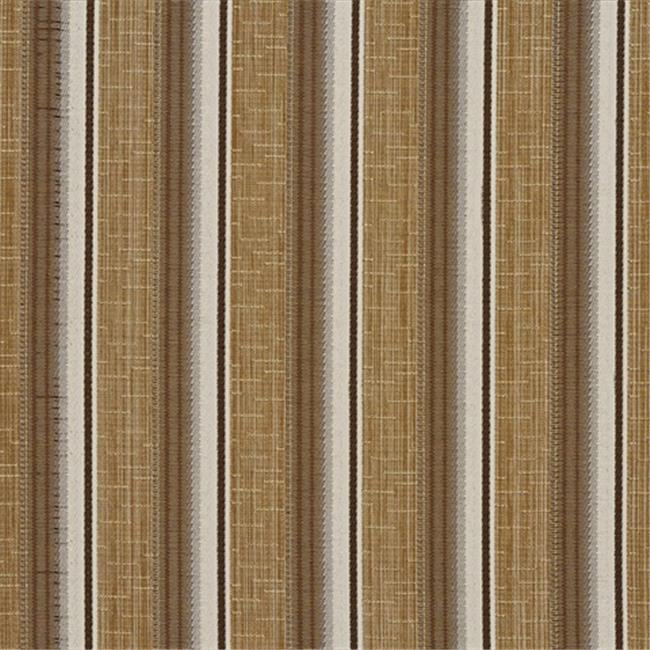
#> input picture data/bilateral.jpg, 650 x 650 px; the run also reads 1 picture not shown here
$ jupyter execute --allow-errors 8_filtering_with_convolutions.ipynb
#> lines starting #> are read from the running program, lines starting #| are printed output that depends on the picture
# Exercise 8: Filtering

https://docs.opencv.org/4.5.1/d4/d13/tutorial_py_filtering.html
https://opencv-python-tutroals.readthedocs.io/en/latest/py_tutorials/py_imgproc/py_filtering/py_filtering.html

https://docs.opencv.org/4.5.1/d5/d0f/tutorial_py_gradients.html
https://opencv-python-tutroals.readthedocs.io/en/latest/py_tutorials/py_imgproc/py_gradients/py_gradients.html

https://docs.opencv.org/4.5.1/de/dbc/tutorial_py_fourier_transform.html
https://opencv-python-tutroals.readthedocs.io/en/latest/py_tutorials/py_imgproc/py_transforms/py_fourier_transform/py_fourier_transform.html#fourier-transform

In this exercise you will learn about:
- 2D convolutions.
- Various filters that can be convolved with an image using the `cv.filter2D()` function.
- The OpenCV functions `cv.blur()`, `cv.GaussianBlur()`, `cv.medianBlur()` and `cv.bilateralFilter()` for smoothing images.
- The OpenCV functions `cv.Sobel()`, `cv.Scharr()` and `cv.Laplacian()` for finding edges (gradients) in images.
- Numpy functions `np.fft.fft2()`, `np.fft.fftshift()`, `np.fft.ifft2()` and `np.fft.ifftshift()` for Fourier Transforms.
- OpenCV functions `cv.dft()`, `cv.idft()` and `cv.getOptimalDFTSize()` for Fourier Transforms.

As a first step, let's import the python modules we need.

[cell 1]
import cv2 as cv
import numpy as np
import matplotlib.pyplot as plt

## 2D Convolutions (Image Filtering)

<p>

As in one-dimensional signals, images also can be filtered with various low-pass filters (LPF), high-pass filters (HPF), etc. LPF helps in removing noise, blurring images, etc. HPF filters help in finding edges in images.

OpenCV provides a function `cv.filter2D()` to convolve a kernel (filter) $K$ with an image. As a first example, we will try an averaging filter on an image. A 5x5 averaging filter kernel will look as below:

$$
K = \frac{1}{25}

\begin{bmatrix}
1 & 1 & 1 & 1 & 1\\
1 & 1 & 1 & 1 & 1\\
1 & 1 & 1 & 1 & 1\\
1 & 1 & 1 & 1 & 1\\
1 & 1 & 1 & 1 & 1
\end{bmatrix}
$$

The convolution operation works like this. For each pixel in the image:

1. Center the kernel on the pixel.
2. Create the weighted sum of each pixel under the kernel, i.e. multiply each pixel under kernel with the corresponding kernel value, i.e. $\frac{1}{25}$ in this case, and sum them all together, which calculates the average pixel value in this case.
3. Replace the center pixel value with the computed average.

When we flip the kernel (filter) both vertically and horizontally, then slide the flipped kernel (filter) over the entire image, applying steps 1-3 above, we are *convolving* the kernel (filter) with the image. This is the definition of a 2D  convolution. But, kernels (filters) aren't actually flipped when applied to images. Therefore, we are actually applying 2D cross-correlations, not 2D convolutions, but we will still use the term convolution (incorrectly, as everyone else does).

Normally we would also *zero-pad* the image (i.e. add rows and columns of zeros around the image) before convolving the image, so that the convolved image has the same size as the original image. Convolving a kernel with a zero-padded image is shown in the figure to the right. Notice that this kernel looks like this:

$$
K =
\begin{bmatrix}
0 & -1 & 0\\
-1 & 5 & -1\\
0 & -1 & 0
\end{bmatrix}
$$

Therefore, the colvolution of the kernel (filter) centered over the image's first pixel (top left pixel with a value of 60) is calculated as (notice the [hadamard product](https://en.wikipedia.org/wiki/Hadamard_product_(matrices)) $\odot$):

$$

\sum_{ij} \left(

\begin{bmatrix}
0 & -1 & 0\\
-1 & 5 & -1\\
0 & -1 & 0
\end{bmatrix}

\odot

\begin{bmatrix}
0 & 0 & 0\\
0 & 60 & 113\\
0 & 73 & 121
\end{bmatrix}

\right)

=

\sum_{ij} \left(

\begin{bmatrix}
0*0 & -1*0 & 0*0\\
-1*0 & 5*60 & -1*113\\
0*0 & -1*73 & 0*121
\end{bmatrix}

\right)

= 5*60 + (-1)*113 + (-1)*73

= 114

$$
</p>

---

Let's implement our own convolution function so we know how it works, before using OpenCV's `cv.filter2D()` function.

[cell 2]
# The convolve function:
# - flips the kernel (filter)
# - zero pads the image
# - centers the kernel on each pixel in the image
# - computes the weighted sum of the kernel and image patch
def convolve(image, kernel, flip_kernel=False):
#> called with image = array of shape (5, 5), kernel = array of shape (3, 3), flip_kernel = False
    K = kernel.copy()
    if flip_kernel:
        K = np.flip(kernel)
    padding = kernel.shape[0] // 2
    I = np.pad(image, (padding,), 'constant', constant_values=(0,))
    img_convolved = np.zeros(image.shape)

    n_rows, n_cols = I.shape
    for row in range(padding, n_rows-padding):
        for col in range(padding, n_cols-padding):
            img_convolved[row-padding, col-padding] = np.sum(K * I[row-padding:row+padding+1, col-padding:col+padding+1])

    return img_convolved

# Let's create the same image as the example in the text above
image = np.array([
    [ 60, 113,  56, 139,  85],
    [ 73, 121,  54,  84, 128],
    [131,  99,  70, 129, 127],
    [ 80,  57, 115,  69, 134],
    [104, 126, 123,  95, 130],
], dtype=np.float32)

# Let's create the same kernel as the example in the text above
kernel = np.array([
    [ 0, -1,  0],
    [-1,  5, -1],
    [ 0, -1,  0]
], dtype=np.float32)

# Now, let's use convolve function to convolve the kernel over the image
result = convolve(image, kernel)

# We get the same result as the example in the text above
result

Lets try the same kernel and image with OpenCV's built-in function `cv.filter2D()`.

`filter2D(src, ddepth, kernel[, dst[, anchor[, delta[, borderType]]]]) -> dst`
- `src` is the input image.
- `ddepth` is the pixel depth of the destination image (if set to `-1`, the destination image depth = source image depth).
- `kernel` is the filter kernel.
- `borderType` is the type of padding we want to use (`cv.BORDER_CONSTANT` gives us zero padding).

The function returns the convolved image. See [this link](https://docs.opencv.org/4.5.1/d4/d86/group__imgproc__filter.html#ga27c049795ce870216ddfb366086b5a04) for more information about the `cv.filter2D()` function.

[cell 3]
# Use OpenCV's 'filter2D()' function with the same image, kernel and zero padding
dst = cv.filter2D(image, -1, kernel, borderType=cv.BORDER_CONSTANT)

# Did we get the same result using OpenCV's function and our own implementation?
print(f"OpenCV's function and our implementation yielded the same result: {np.all(result == dst)}")

Let's try the averaging kernel from the text above with another image.

[cell 4]
# Read in the OpenCV logo
img = cv.imread('../data/opencv-logo-white.png')

# Define the averaging kernel
kernel = np.ones((5,5), np.float32) / 25

# Filter the image (the kernel is convolved with each color channel separately)
#> (the rest of this cell did not finish here and is left out)

## Image Blurring (Image Smoothing)

Image blurring is achieved by convolving the image with a low-pass filter kernel. It is useful for removing noise. It actually removes high frequency content (eg: noise, edges) from the image. So edges are blurred a little bit in this operation (there are also blurring techniques which don't blur the edges). OpenCV provides four main types of blurring techniques.

### 1. Averaging

This is done by convolving an image with a normalized box filter. It simply takes the average of all the pixels under the kernel area and replaces the central element's value with the average. This is done by the function [cv.blur()](https://docs.opencv.org/4.5.1/d4/d86/group__imgproc__filter.html#ga8c45db9afe636703801b0b2e440fce37) or [cv.boxFilter()](https://docs.opencv.org/4.5.1/d4/d86/group__imgproc__filter.html#gad533230ebf2d42509547d514f7d3fbc3). Check the OpenCv documentation for more details.

`cv.blur(src, ksize[, dst[, anchor[, borderType]]]) -> dst`

`cv.boxFilter(src, ddepth, ksize[, dst[, anchor[, normalize[, borderType]]]]) -> dst`

We should, at least specify the image `src`, and the width and height of the kernel `ksize`. A 3x3 normalized box filter would look like the below:

$$
K = \frac{1}{9}

\begin{bmatrix}
1 & 1 & 1\\
1 & 1 & 1\\
1 & 1 & 1
\end{bmatrix}
$$

If you don't want to use a normalized box filter, use `cv.boxFilter()`. Pass an argument `normalize=False` to the function.

Let's look at an example with a kernel size of 5x5 using the `cv.blur()` function:

[cell 5]
# Read in the OpenCv logo
img = cv.imread('../data/opencv-logo-white.png')

# Blur the image with a 5x5 kernel
#> (the rest of this cell did not finish here and is left out)

### 2. Gaussian Blurring

In this method, instead of a box filter, a Gaussian kernel is used. It is done with the function, [cv.GaussianBlur()](https://docs.opencv.org/4.5.1/d4/d86/group__imgproc__filter.html#gaabe8c836e97159a9193fb0b11ac52cf1). We should specify the width and height of the kernel which should be positive and odd. We also should specify the standard deviation in the X and Y directions, sigmaX and sigmaY respectively. If only sigmaX is specified, sigmaY is taken as the same as sigmaX. If both are given as zeros, they are calculated from the kernel size. Gaussian blurring is highly effective in removing Gaussian noise from an image.

`GaussianBlur(src, ksize, sigmaX[, dst[, sigmaY[, borderType]]]) -> dst`
- `src` is the imput image.
- `ksize` is the Gaussian kernel size (width, height), which must be positive and odd.
- `sigmaX` is the Gaussian kernel standard deviation in the X direction.
- `sigmaY` is the Gaussian kernel standard deviation in the Y direction.
- `borderType` is the border pixel extrapolation method, e.g. `cv.BORDER_CONSTANT`.

The function returns the blurred image as `dst`. Note that you supply a value of zero for `sigmaX` and skip `sigmaY` if you want the standard deviations to be automatically computed by the kernel size `ksize`.

If you want, you can create a Gaussian kernel with the function, [cv.getGaussianKernel()](https://docs.opencv.org/4.5.1/d4/d86/group__imgproc__filter.html#gac05a120c1ae92a6060dd0db190a61afa).

`getGaussianKernel(ksize, sigma[, ktype]) -> retval`
- `ksize` is the aperture (kernel) size, which should be positive and odd, e.g. 5.
- `sigma` is the Gaussian standard deviation, which if non-positive is computed as `sigma = 0.3*((ksize-1)*0.5 - 1) + 0.8`.
- `ktype` is the type of filter coefficients (`cv.CV_32F` or `cv.CV_64F `), i.e. 32-bit or 64-bit floats.

The function returns a Gaussian kernel (filter) that can be convolved with an image to blur it.

Let's apply Gaussian blurring to the OpenCV logo.

#> (a cell that did not finish here is left out)

### 3. Median Blurring

Here, the function [cv.medianBlur()](https://docs.opencv.org/4.5.1/d4/d86/group__imgproc__filter.html#ga564869aa33e58769b4469101aac458f9) takes the median of all the pixels under the kernel area, and the central element is replaced with this median value. This is highly effective against *salt-and-pepper* noise in an image (i.e. pixels of low or high intensities sprinkled throughout the image). Interestingly, in the above filters, the central element is a newly calculated value (which might be a pixel value in the image). But in median blurring, the central element is always replaced by some pixel value in the image. It reduces the noise effectively. Its kernel size should be a positive odd integer.

`cv.medianBlur(src, ksize[, dst]) -> dst`
- `src` is the input image.
- `ksize` is the kernel size (positive, odd integer).

The function returns the blurred image as `dst`.

Let's add ~50% salt and pepper noise to the image and apply median blurring.

#> (a cell that did not finish here is left out)

### 4.  Bilateral Filtering

The [cv.bilateralFilter()](https://docs.opencv.org/4.5.1/d4/d86/group__imgproc__filter.html#ga9d7064d478c95d60003cf839430737ed) is highly effective in noise removal while keeping edges sharp. But the operation is slower compared to other filters. We already saw that a Gaussian filter takes the neighbourhood around the pixel and finds its Gaussian weighted average. This Gaussian filter is a function of space alone, that is, nearby pixels are considered while filtering. It doesn't consider whether pixels have almost the same intensity. It doesn't consider whether a pixel is an edge pixel or not. So it blurs the edges also, which we don't want to do.

Bilateral filtering also takes a Gaussian filter in space, but one more Gaussian filter which is a function of pixel difference. The Gaussian function of space makes sure that only nearby pixels are considered for blurring, while the Gaussian function of intensity difference makes sure that only those pixels with similar intensities to the central pixel are considered for blurring. So it preserves the edges since pixels at edges will have large intensity variation.

`cv.bilateralFilter(src, d, sigmaColor, sigmaSpace[, dst[, borderType]]) -> dst`
- `src` is the 8-bit or floating-point, 1-channel or 3-channel input image.
- `d` is the diameter of the pixel neighborhood used during filtering (non-positive => it's computed from sigmaSpace).
- `sigmaColor` is the filter sigma (standard deviation) in the color space.
- `sigmaSpace` is the filter sigma (standard deviation) in the coordinate space.
- `borderType` is the typ of padding used for border pixels, e.g. `cv.BORDER_CONSTANT`.

The function returns the filtered image as `dst`.

See [this link](http://people.csail.mit.edu/sparis/bf_course) for more on bilateral filtering.

Let's apply bilateral filtering to a new image with distinguished lines (notice, after applying bilateral filtering, the texture on the surface is gone, but the edges are still preserved).

[cell 8]
# Read image
img = cv.imread('../data/bilateral.jpg')
#> img is the input picture: shape (650, 650, 3); mean B, G, R 95.2, 123.5, 146

# Blur the image with a 13x13 Gaussian kernel, with the standard
# deviations sigmaColor and sigmaSpace set to 100.
blur = cv.bilateralFilter(img, 13, 100, 100)

# Plot the original image and the blurred image.
plt.figure(figsize=(16,6))
plt.subplot(131),plt.imshow(img[:,:,::-1]),plt.title('Original')
plt.xticks([]), plt.yticks([])
plt.subplot(132),plt.imshow(blur[:,:,::-1]),plt.title('Blurred with cv.bilateralFilter()')
plt.xticks([]), plt.yticks([])
plt.tight_layout(pad=2.0)
plt.show()
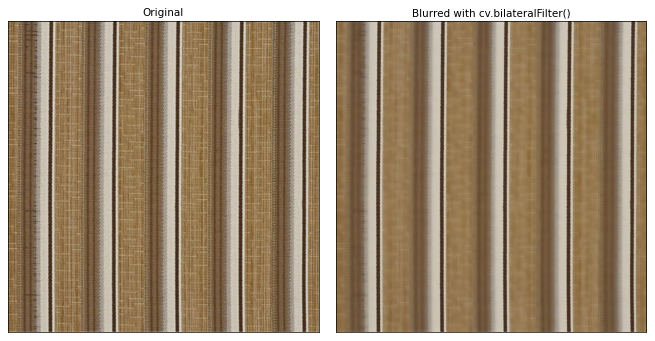
#> figure drawn by matplotlib, 2 panels

## Image gradients

Image gradients are found by convolving the image with a high-pass filter kernel. It is useful for finding edges in images (since it removes low frequency content from the image). OpenCV provides three main types of gradient (or high-pass) filters: [Sobel](https://docs.opencv.org/4.5.1/d4/d86/group__imgproc__filter.html#gacea54f142e81b6758cb6f375ce782c8d), [Scharr](https://docs.opencv.org/4.5.1/d4/d86/group__imgproc__filter.html#gaa13106761eedf14798f37aa2d60404c9) and [Laplacian](https://docs.opencv.org/4.5.1/d4/d86/group__imgproc__filter.html#gad78703e4c8fe703d479c1860d76429e6).

### 1. Sobel and Scharr Derivatives

The Sobel filter combines Gausssian smoothing with a differentiation operation, so it is more resistant to noise. You can specify the direction of derivatives to be taken, vertical or horizontal (by the arguments, `dx` and `dy` respectively). You can also specify the size of the kernel with the argument `ksize`. If `ksize = -1`, a 3x3 Scharr filter is used which gives better results than a 3x3 Sobel filter.

`cv.Sobel(src, ddepth, dx, dy[, dst[, ksize[, scale[, delta[, borderType]]]]]) -> dst`
- `src` is the input image.
- `ddepth` is the output image depth (e.g. `cv.CV_U8` for unit8 or `cv.CV_64F` for float64).
- `dx` is the order of the x derivative.
- `dy` is the order of the y derivative.
- `ksize` is the Sobel kernel size (it must be 1, 3, 5, or 7).
- `scale` is an optional scale factor for the computed derivative (by default, no scaling is applied).
- `delta` is an optional delta value that is added to the results prior to storing them in `dst`.
- `borderType` is the border pixel extrapolation method, e.g. `cv.BORDER_CONSTANT`.

The function returns the filtered images as `dst`.

Most often, the function is called with (`dx = 1`, `dy = 0`, `ksize = 3`) or (`dx = 0`, `dy = 1`, `ksize = 3`) to calculate the first x- or y- image derivative. These two cases, respectively, correspond to the following **Sobel kernels**:

$$
kernel =

\begin{bmatrix}
-1 & 0 & 1 \\
-2 & 0 & 2 \\
-1 & 0 & 1
\end{bmatrix}

\quad \& \quad

kernel =

\begin{bmatrix}
-1 & -2 & -1 \\
0 & 0 & 0 \\
1 & 2 & 1
\end{bmatrix}
$$

`cv.Scharr(src, ddepth, dx, dy[, dst[, scale[, delta[, borderType]]]]) -> dst`
- Uses the same input arguments as `cv.Sobel()` above, except for the `ksize` argument, which is always `cv.FILTER_SCHARR` (with a value of -1) and results in the following **Scharr kernels** if `dx=1, dy=0` and `dx=0, dy=1` respectively:

$$
kernel =

\begin{bmatrix}
-3 & 0 & 3 \\
-10 & 0 & 10 \\
-3 & 0 & 3
\end{bmatrix}

\quad \& \quad

\begin{bmatrix}
-3 & -10 & -3 \\
0 & 0 & 0 \\
3 & 10 & 3
\end{bmatrix}
$$

Another commonly used gradient-based operator is the [Prewitt operator](https://en.wikipedia.org/wiki/Prewitt_operator). There is no OpenCV function for this, but the Prewitt kernel can be applied using the `cv.filter2D()` function. For a 3x3 filter, the **Prewitt kernels** in the x- and y directions are as follows:

$$
kernel =

\begin{bmatrix}
-1 & 0 & 1 \\
-1 & 0 & 1 \\
-1 & 0 & 1
\end{bmatrix}

\quad \& \quad

\begin{bmatrix}
-1 & -1 & -1 \\
0 & 0 & 0 \\
1 & 1 & 1
\end{bmatrix}
$$

### 2. Laplacian Derivatives

The Laplacian filter calculates the Laplacian of the image given by the relation, $\Delta src = \frac{\partial^2 src}{\partial x^2} + \frac{\partial^2 src}{\partial y^2}$ where each derivative is found using Sobel derivatives. The Laplacian kernel filters the image in both the x and y directions simultaneously.

`cv.Laplacian(src, ddepth[, dst[, ksize[, scale[, delta[, borderType]]]]]) -> dst`
- The function uses the same input arguments as `cv.Sobel()`, except for the `dx` and `dy` arguments, which are always `dx = 2` and `dy = 2` (i.e. second order derivatives), resulting in the following **Lapacian kernel** if `ksize = 1`:

$$
kernel =

\begin{bmatrix}
0 & 1 & 0 \\
1 & -4 & 1 \\
0 & 1 & 0
\end{bmatrix}
$$

Let's apply the filters to an image and plot the results.

[cell 9]
# Read in image as grayscale
img = cv.imread('../data/sudoku.png', 0)
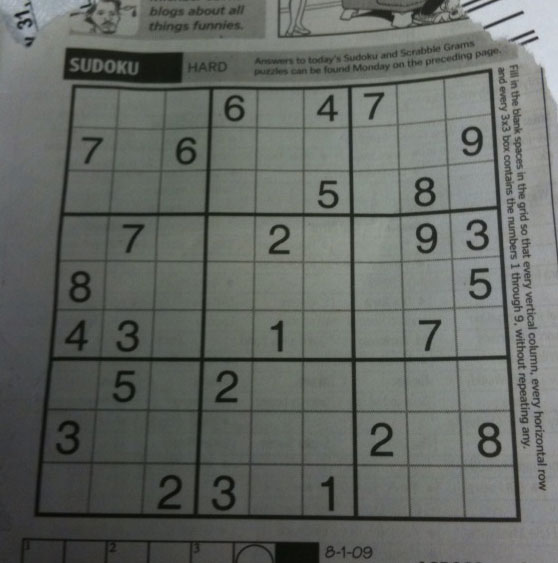
#> input picture data/sudoku.png, 558 x 563 px
#> img: shape (563, 558)

# Apply Laplacian filtering with a 64-bit float as depth.
laplacian = cv.Laplacian(img, cv.CV_64F)
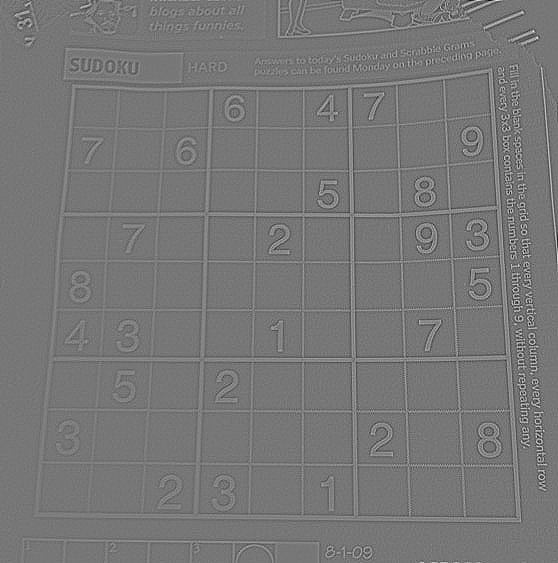
#> laplacian: shape (563, 558) float64; min -145, max 165, mean 0; drawn with min black and max white

# Apply Sobel filtering with a 64-bit float as depth and a 5x5 kernel.
# The first Sobel filter has dx=1, dy=0 (first order x devivate, no y derivative), i.e. finds vertical lines.
# The second Sobel filter has dx=0, dy=1 (no x derivative, first order y devivate), i.e. finds horizontal lines.
sobelx = cv.Sobel(img, cv.CV_64F, 1, 0, ksize=5)
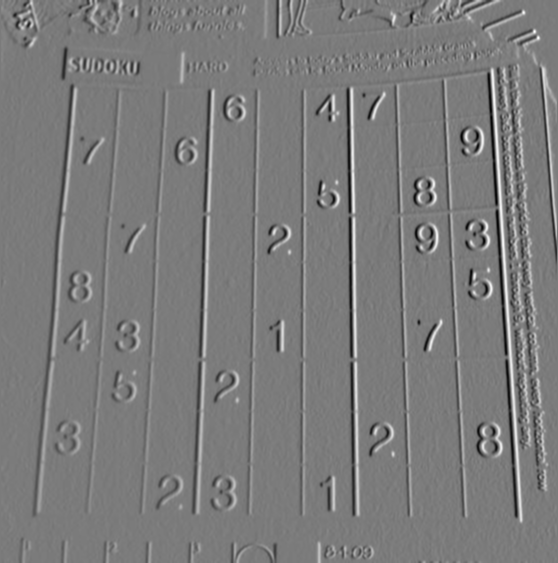
#> sobelx: shape (563, 558) float64; min -4883, max 5220, mean 16.1; drawn with min black and max white
sobely = cv.Sobel(img, cv.CV_64F, 0, 1, ksize=5)
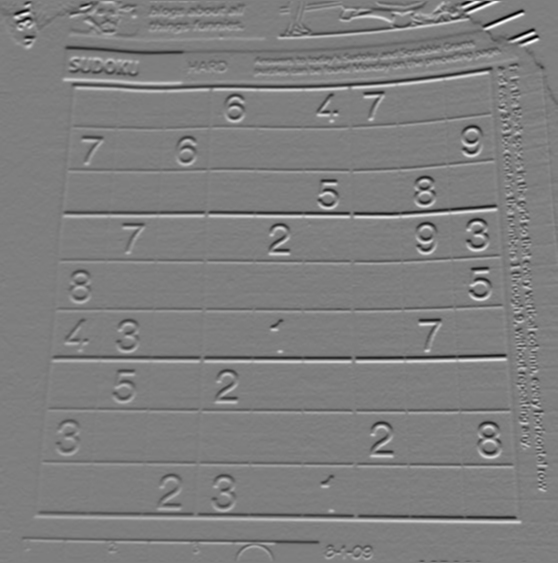
#> sobely: shape (563, 558) float64; min -5868, max 5907, mean -12.4; drawn with min black and max white

# Apply Prewitt filtering with a 64-bit float as depth and a 3x3 kernel.
# Here we design the Prewitt kernel manually, and apply the kernel with 'cv.filter2D()'.
# The first Prewitt filter looks for horizontal gradient changes, i.e. finds vertical lines.
# The first Prewitt filter looks for vertical gradient changes, i.e. finds horizontal lines.
prewitt_kernel_x = np.tile([-1, 0, 1], (3,1)).astype(np.float64)
prewitt_kernel_y = np.tile([[-1],[0],[1]], (1,3)).astype(np.float64)
prewittx = cv.filter2D(img, cv.CV_64F, prewitt_kernel_x, borderType=cv.BORDER_CONSTANT)
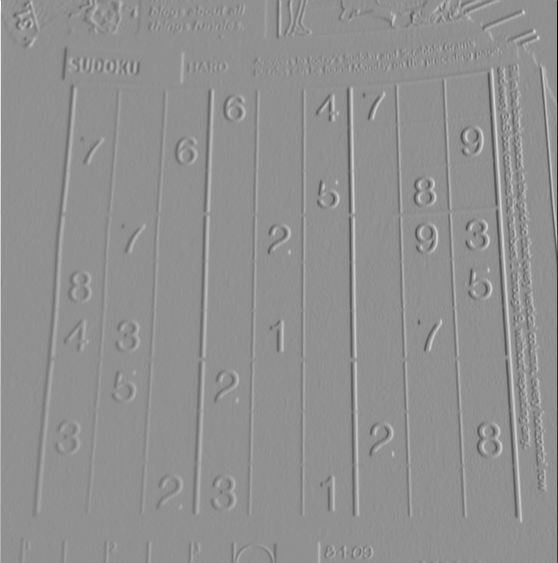
#> prewittx: shape (563, 558) float64; min -644, max 491, mean 0.4; drawn with min black and max white
prewitty = cv.filter2D(img, cv.CV_64F, prewitt_kernel_y, borderType=cv.BORDER_CONSTANT)
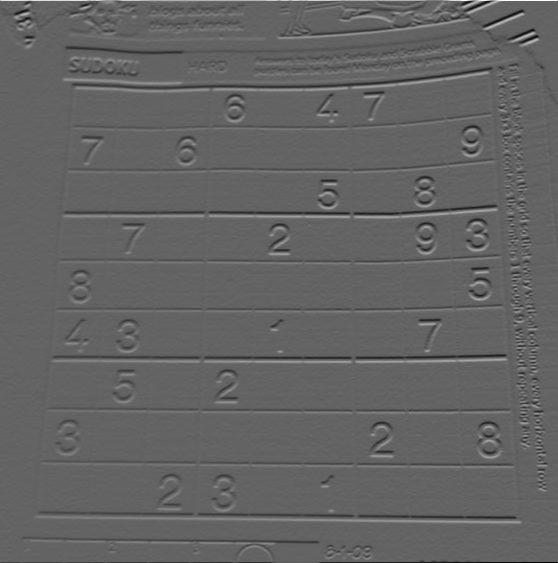
#> prewitty: shape (563, 558) float64; min -399, max 623, mean -0.3; drawn with min black and max white

# Plot the original image together with the filtered images
plt.figure(figsize=(10,10))
plt.subplot(2,3,1), plt.imshow(img, cmap = 'gray')
plt.title('Original'), plt.xticks([]), plt.yticks([])

plt.subplot(2,3,4), plt.imshow(laplacian, cmap = 'gray')
plt.title('Laplacian'), plt.xticks([]), plt.yticks([])

plt.subplot(2,3,2), plt.imshow(sobelx, cmap = 'gray')
plt.title('Sobel X'), plt.xticks([]), plt.yticks([])

plt.subplot(2,3,3), plt.imshow(sobely, cmap = 'gray')
plt.title('Sobel Y'), plt.xticks([]), plt.yticks([])

plt.subplot(2,3,5), plt.imshow(prewittx, cmap = 'gray')
plt.title('Prewitt X'), plt.xticks([]), plt.yticks([])

plt.subplot(2,3,6), plt.imshow(prewitty, cmap = 'gray')
plt.title('Prewitt Y'), plt.xticks([]), plt.yticks([])

plt.tight_layout(pad=1.0)
plt.show()
#> (the rest of the program and of its run is left out)
